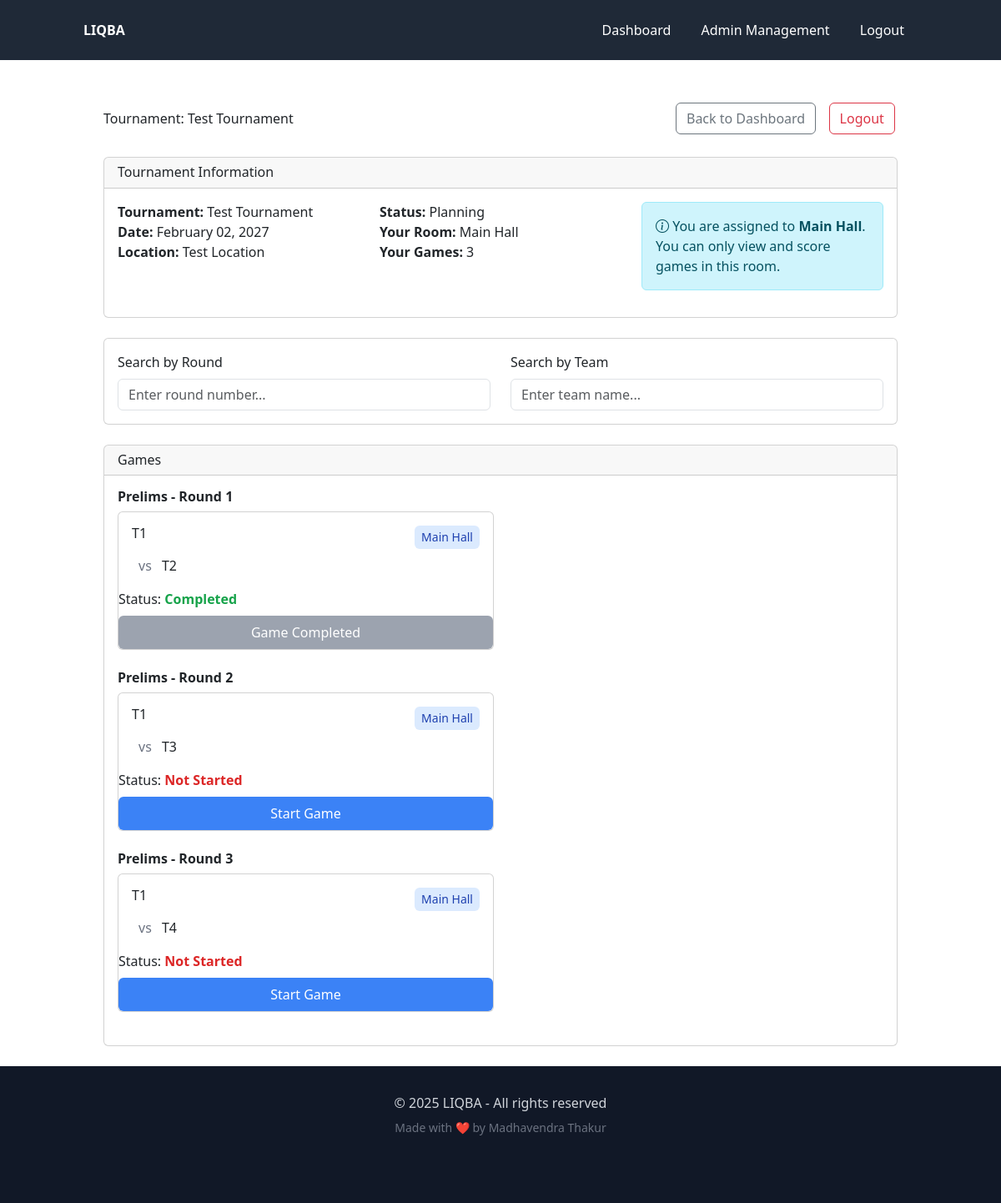
Page /reader/tournament/1/games (signed in) on the committed database.
### models/tournament.py (models this page shows, shortened)
class Tournament(db.Model):
    __tablename__ = 'tournament'
    id = db.Column(db.Integer, primary_key=True)
    name = db.Column(db.String(100), nullable=False)
    date = db.Column(db.Date, nullable=False)
    location = db.Column(db.String(100))
    password = db.Column(db.String(10), nullable=False)
    format_json = db.Column(db.Text, nullable=False, default='{}')  # JSON format with default value
    status = db.Column(db.String(20), default='planning')  # planning, registration, active, completed
    created_at = db.Column(db.DateTime, server_default=db.func.now())
    updated_at = db.Column(db.DateTime, server_default=db.func.now(), onupdate=db.func.now())
    games = db.relationship('Game', back_populates='tournament', lazy=True, cascade='all, delete-orphan')
    questions = db.relationship('Question', back_populates='tournament_rel', lazy=True, foreign_keys='Question.tournament_id')
    team_aliases = db.relationship('TeamAlias', back_populates='tournament', lazy=True, cascade='all, delete-orphan')
    room_aliases = db.relationship('RoomAlias', back_populates='tournament', lazy=True, cascade='all, delete-orphan')
    reader_assignments = db.relationship(
        'ReaderTournament',
        back_populates='tournament',
        cascade='all, delete-orphan',
        single_parent=True
    )
    readers = association_proxy(
        'reader_assignments', 'reader',
        creator=lambda r: ReaderTournament(reader=r)
    )
    @property
    def format(self):
        return json.loads(self.format_json)
    @format.setter
    def format(self, value):
        if isinstance(value, str):
            self.format_json = value
        else:
            self.format_json = json.dumps(value)

### models/room_alias.py (models this page shows, shortened)
class RoomAlias(db.Model):
    __tablename__ = 'room_alias'
    id = Column(Integer, primary_key=True)
    room_name = Column(String(100), nullable=False)
    room_number = Column(Integer, nullable=False)  # The actual room number
    tournament_id = Column(Integer, ForeignKey('tournament.id', name='fk_room_alias_tournament'), nullable=False)
    tournament = db.relationship('Tournament', back_populates='room_aliases')

### models/game.py (models this page shows, shortened)
class Game(db.Model):
    __tablename__ = 'game'
    __table_args__ = {'extend_existing': True}
    id = Column(db.Integer, primary_key=True)
    team1 = Column(String(100), nullable=False)
    team2 = Column(String(100), nullable=False)
    result = Column(Integer, nullable=False, default=-2)  # -2: not played, 1: team1 wins, 0: draw, -1: team2 wins
    tournament_id = Column(Integer, db.ForeignKey('tournament.id', name='fk_game_tournament'), nullable=False)
    round_number = Column(Integer, nullable=False)
    stage_id = Column(Integer, nullable=False)  # 1: preliminary, 2: playoff, etc.
    scorecard = Column(Text, nullable=True)
    tournament = db.relationship('Tournament', back_populates='games')
    questions = db.relationship('Question', back_populates='game_rel', lazy=True, foreign_keys='Question.game_id')
    alerts = db.relationship('Alert', back_populates='game', lazy='dynamic', cascade='all, delete-orphan')

### controllers/reader_controller.py (the view, shortened to what this page needs)
@reader_bp.route('/tournament/<int:tournament_id>/games')
@login_required
def tournament_games(tournament_id):
    tournament = Tournament.query.get_or_404(tournament_id)
    assignment = next(
        (ra for ra in tournament.reader_assignments if ra.reader_id == current_user.id),
        None
    )
    if not assignment or not assignment.room_number:
        flash('You are not assigned to a room in this tournament', 'danger')
        return redirect(url_for('reader.dashboard'))
    room_number = assignment.room_number
    all_games = Game.query.filter_by(tournament_id=tournament.id).order_by(
        Game.stage_id,
        Game.round_number,
        Game.id
    ).all()
    games = []
    games_by_round = {}
    for game in all_games:
        key = (game.stage_id or 1, game.round_number or 1)
        if key not in games_by_round:
            games_by_round[key] = []
        games_by_round[key].append(game)
    for round_games in games_by_round.values():
        round_games.sort(key=lambda g: g.id)
        for i, game in enumerate(round_games, 1):
            if i == room_number:
                game.room_number = room_number  # Add room number to game object for display
                games.append(game)
    games.sort(key=lambda g: ((g.stage_id or 1), (g.round_number or 1), g.id))
    for game in games:
        team1_name = game.team1
        team2_name = game.team2
        def get_team_display(team_name, stage_id):
            if not team_name:
                return "TBD"
            alias = TeamAlias.query.filter(
                TeamAlias.team_name == team_name,
                TeamAlias.tournament_id == tournament.id,
                TeamAlias.stage_id == stage_id
            ).first()
            if not alias:
                alias = TeamAlias.query.filter(
                    TeamAlias.team_name == team_name,
                    TeamAlias.tournament_id == tournament.id,
                    TeamAlias.stage_id == None
                ).first()
            return alias.team_name if alias else team_name
        game.team1_display = get_team_display(team1_name, game.stage_id)
        game.team2_display = get_team_display(team2_name, game.stage_id)
        game.stage_name = f"Stage {game.stage_id}" if game.stage_id else "Prelims"
        game.round_name = f"Round {game.round_number}" if game.round_number else "Unknown Round"
    from utils.room_utils import get_room_display_name
    room_display_name = get_room_display_name(tournament.id, room_number)
    return render_template('reader/tournament_games.html',
                         tournament=tournament,
                         games=games,
                         room_number=room_number,
                         room_display_name=room_display_name,
                         get_room_display_name=get_room_display_name)

### controllers/reader_controller.py (called while the page is built)
@login_manager.user_loader
def load_reader(reader_id):
    return Reader.query.get(int(reader_id))

### utils/room_utils.py (called while the page is built)
def get_room_display_name(tournament_id, room_number, default_prefix='Room '):
    if not room_number:
        return "Unassigned"
    alias = RoomAlias.query.filter_by(
        tournament_id=tournament_id,
        room_number=room_number
    ).first()
    if alias and alias.room_name:
        return alias.room_name
    return f"{default_prefix}{room_number}"

### templates/reader/tournament_games.html (shortened to what this page needs)
{% extends "base.html" %}
{% block content %}
<div class="container mt-4">
    <div class="d-flex justify-content-between align-items-center mb-4">
        <h2>Tournament: {{ tournament.name }}</h2>
        <div>
            <a href="{{ url_for('reader.dashboard') }}" class="btn btn-outline-secondary me-2">Back to Dashboard</a>
            <a href="{{ url_for('reader.logout') }}" class="btn btn-outline-danger">Logout</a>
        </div>
    </div>
    <div class="card mb-4">
        <div class="card-header">
            <h4 class="mb-0">Tournament Information</h4>
        </div>
        <div class="card-body">
            <div class="row">
                <div class="col-md-4">
                    <p><strong>Tournament:</strong> {{ tournament.name }}</p>
                    <p><strong>Date:</strong> {{ tournament.date.strftime('%B %d, %Y') }}</p>
                    <p><strong>Location:</strong> {{ tournament.location or 'N/A' }}</p>
                </div>
                <div class="col-md-4">
                    <p><strong>Status:</strong> {{ tournament.status|title }}</p>
                    <p><strong>Your Room:</strong> {{ room_display_name }}</p>
                    <p><strong>Your Games:</strong> {{ games|length }}</p>
                </div>
                <div class="col-md-4">
                    <div class="alert alert-info">
                        <i class="bi bi-info-circle"></i>
                        You are assigned to <strong>{{ room_display_name }}</strong>.
                        You can only view and score games in this room.
                    </div>
                </div>
            </div>
        </div>
    </div>
    <div class="card mb-4">
        <div class="card-body">
            <div class="row">
                <div class="col-md-6 mb-3 mb-md-0">
                    <label for="roundSearch" class="form-label">Search by Round</label>
                    <input type="text" id="roundSearch" class="form-control" placeholder="Enter round number...">
                </div>
                <div class="col-md-6">
                    <label for="teamSearch" class="form-label">Search by Team</label>
                    <input type="text" id="teamSearch" class="form-control" placeholder="Enter team name...">
                </div>
            </div>
        </div>
    </div>
    {% set stage_groups = {} %}
    {% for game in games %}
      {% set stage_id = game.stage_id|default(1) %}
      {% set stage_name = 'Prelims' if stage_id == 1 else ('Playoffs' if stage_id == 2 else 'Stage ' ~ stage_id) %}
      {% set stage_round = (stage_id, game.round_number) %}
      {% if stage_round not in stage_groups %}
        {% set _ = stage_groups.update({stage_round: {'stage_name': stage_name, 'games': []}}) %}
      {% endif %}
      {% set _ = stage_groups[stage_round]['games'].append(game) %}
    {% endfor %}
    <div class="card">
        <div class="card-header">
            <h4 class="mb-0">Games</h4>
        </div>
        <div class="card-body">
            {% set stage_groups = {} %}
            {% for game in games %}
                {% set stage_id = game.stage_id|default(1) %}
                {% set stage_name = 'Prelims' if stage_id == 1 else ('Playoffs' if stage_id == 2 else 'Stage ' ~ stage_id) %}
                {% set stage_round = (stage_id, game.round_number) %}
                {% if stage_round not in stage_groups %}
                    {% set _ = stage_groups.update({stage_round: {'stage_name': stage_name, 'games': []}}) %}
                {% endif %}
                {% set _ = stage_groups[stage_round]['games'].append(game) %}
            {% endfor %}
            {% for (stage_id, round_num), group in stage_groups|dictsort %}
                <div class="round-group mb-4" data-stage="{{ stage_id }}" data-round="{{ round_num }}">
                    <h5 class="fw-bold mb-2">{{ group.stage_name }} - Round {{ round_num }}</h5>
                    <div class="row g-3 mb-4">
                        {% for game in group.games %}
                            <div class="col-md-6">
                                <div class="game-card card h-100"
                                     data-round="{{ game.round_number }}"
                                     data-stage="{{ game.stage_id }}"
                                     data-team="{{ (game.team1 ~ ' ' ~ game.team2)|lower }}">
                                    <div class="card-body">
                                        <div class="flex justify-between items-start mb-2">
                                            <h6 class="card-title mb-0">
                                                <span class="{% if game.team1_pending %}text-primary{% endif %}">
                                                    {{ game.team1 }}
                                                </span>
                                            </h6>
                                            {% if game.room_number %}
                                                <span class="text-sm bg-blue-100 text-blue-800 px-2 py-1 rounded">
                                                    {{ get_room_display_name(tournament.id, game.room_number) }}
                                                </span>
                                            {% endif %}
                                        </div>
                  <span class="mx-2 text-gray-500">vs</span>
                  <span class="{% if game.team2_pending %}text-blue-600{% endif %}">
                    {{ game.team2 }}
                  </span>
                </div>
              <p class="mb-2">
                <span class="font-medium">Status:</span>
                {% if game.result is not none and game.result != -2 %}
                  <span class="text-green-600 font-bold">Completed</span>
                {% elif game.scorecard %}
                  <span class="text-yellow-600 font-bold">In Progress</span>
                {% else %}
                  <span class="text-red-600 font-bold">Not Started</span>
                {% endif %}
              </p>
              {% if game.result is not none and game.result != -2 %}
                <button class="w-full bg-gray-400 text-white text-center py-2 rounded cursor-not-allowed" disabled>
                  Game Completed
                </button>
              {% else %}
                <a href="{{ url_for('reader.submit_game', game_id=game.id) }}" class="block bg-blue-500 hover:bg-blue-600 text-white text-center py-2 rounded">
                  {% if game.scorecard %}Edit Score{% else %}Start Game{% endif %}
                </a>
              {% endif %}
            </div>
          {% endfor %}
        </div>
      </div>
    {% endfor %}
  </main>
    <footer class="bg-gray-900 text-gray-300 py-8 mt-auto">
      <div class="container mx-auto px-4 text-center">
        <p>© 2025 LIQBA - All rights reserved</p>
        <p class="text-sm text-gray-500 mt-2">Made with ❤️ by Madhavendra Thakur</p>
      </div>
    </footer>
{% endblock %}

### templates/base.html (style rules this page uses)
.btn { margin: 0.2rem; }
html, body { height: 100%; }
body { display: flex; flex-direction: column; }

### rows in the picture
Tournament: name "Test Tournament", date "February 02, 2027", location "Test Location", status "Planning"
RoomAlias: room_name "Main Hall"
Game: team1 "T1", team2 "T2", result "Completed"
Game: team1 "T1", team2 "T3", result "Not Started", shows "Start Game"
Game: team1 "T1", team2 "T4", result "Not Started", shows "Start Game"

### other values in the picture
{{ games|length }} "3"
{{ group.stage_name }} "Prelims" "Prelims" "Prelims"
{{ round_num }} "1" "2" "3"
